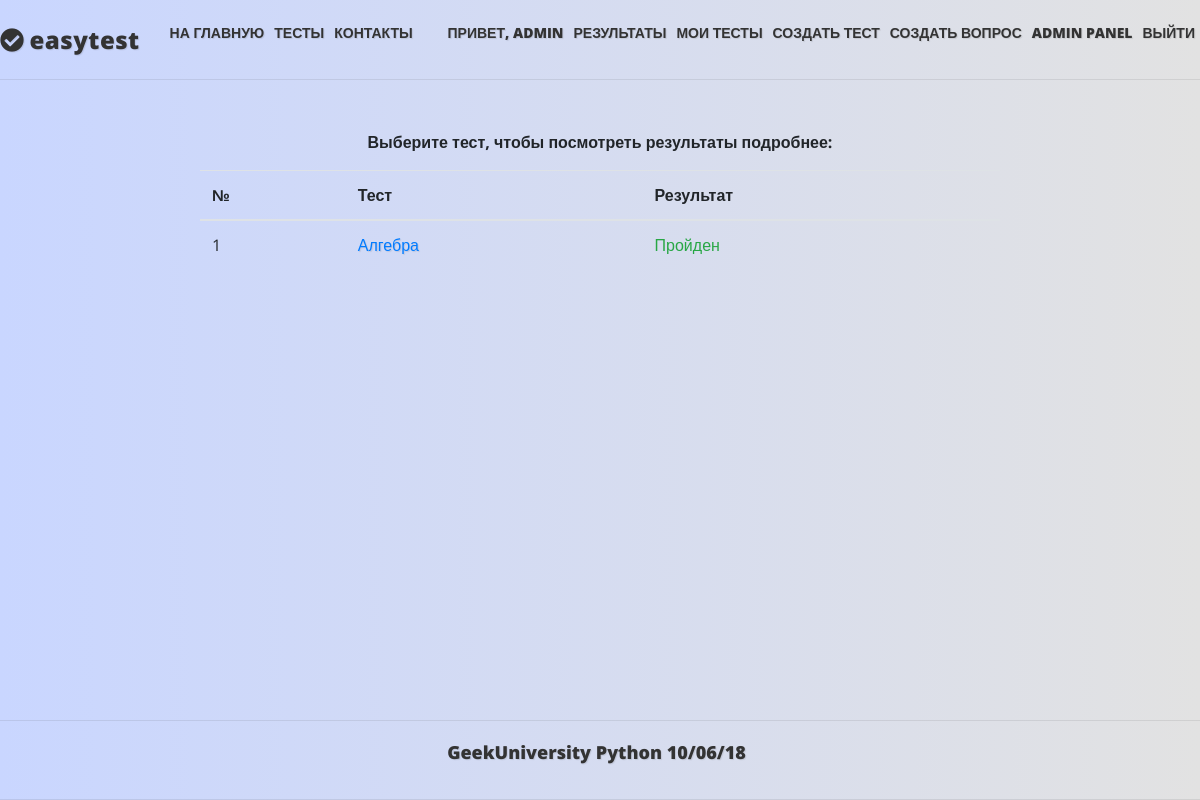
The app's page /result/ (signed in), older data.
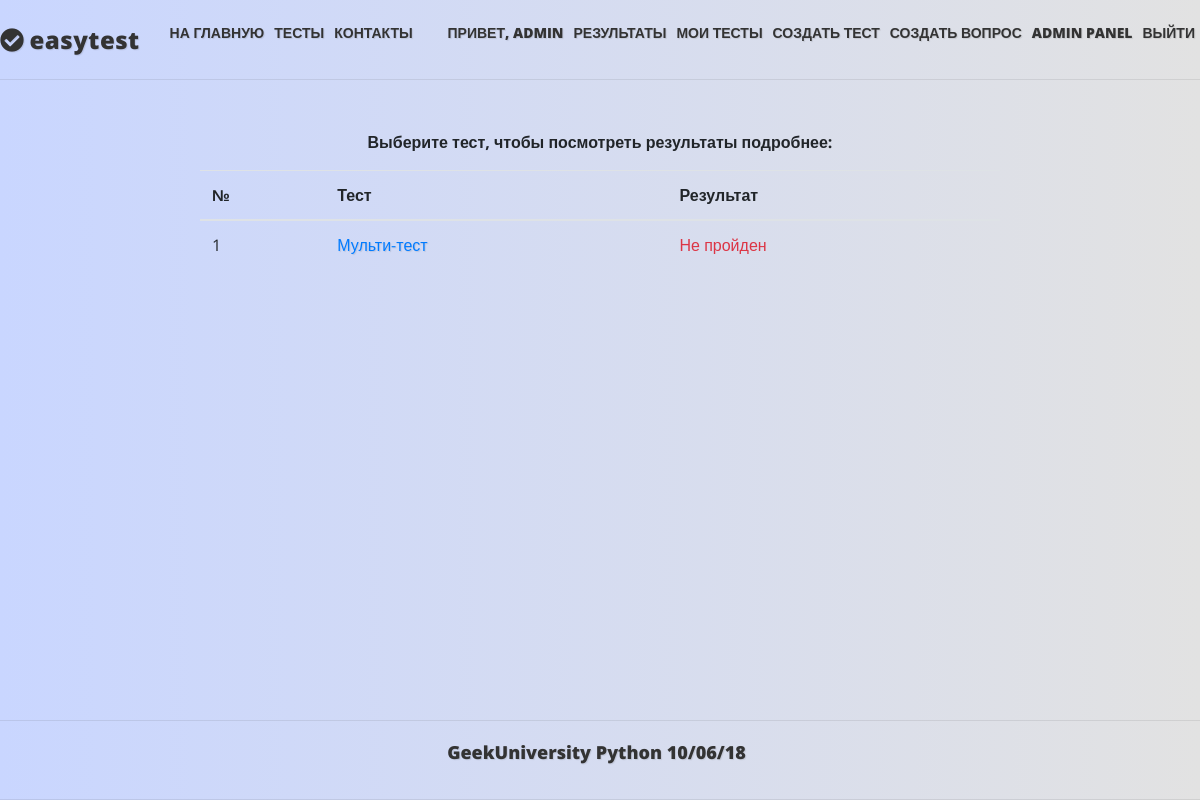
The same page, newer data.
### mainapp/models.py (models this page shows, shortened)
class Core(models.Model):
    title = models.CharField(_('title'), max_length=250, blank=True)
    description = models.TextField(_('description'), blank=True)
    sort = models.IntegerField(_('sort'), default=0, null=True, blank=True)
    active = models.BooleanField(_('active'), default=True)
    deleted = models.BooleanField(_('deleted'), default=False)
    all_objects = models.Manager()
    objects = CoreManager()
    class Meta:
        abstract = True

class Result(Core):
    class Meta:
        verbose_name = _('Результат')
        verbose_name_plural = _('Результаты')
    owner = models.ForeignKey(User, null=False, blank=True, related_name='results', on_delete=models.PROTECT)
    test = models.ForeignKey(Test, null=True, blank=True, related_name='results', on_delete=models.CASCADE)
    right_answers_count = models.PositiveIntegerField(_('right answers count'), default=0, blank=True)
    wrong_answers_count = models.PositiveIntegerField(_('wrong answers count'), default=0, blank=True)
    time = models.TimeField(_('time for test'), default=timezone.now, blank=True)
    is_test_passed = models.BooleanField(_('is test passed'), default=False)
    objects = ResultManager()

class Test(Core):
    class Meta:
        verbose_name = _('Тест')
        verbose_name_plural = _('Тесты')
    owner = models.ForeignKey(User, null=False, blank=True, related_name='tests', on_delete=models.PROTECT)
    category = models.ForeignKey(TestCategory, null=True, blank=True, on_delete=models.SET_NULL)
    keywords = models.ManyToManyField(Keyword, blank=True, related_name='tests')
    questions = models.ManyToManyField(Question, blank=True, related_name='tests')
    max_questions = models.PositiveIntegerField(_('Count questions'), default=1, blank=True)
    required_correct_answers = models.PositiveIntegerField(_('Required correct answers'), default=0, blank=True)
    time = models.TimeField(_('Max time for test'), default=datetime.time(0, 30), blank=True)
    objects = TestManager()
    TEST_TYPE_CHOICES = (
        ('th', 'teaching'),  # с цифрами (под индексом 0 в кортежах) форма создания теста не проходила, изменил на строку
        ('ex', 'exam'),
        )
    test_type = models.CharField(max_length=2, choices=TEST_TYPE_CHOICES, default='th')
    """ типы тестов - учебный и экзаменационный(на время и оценку) - это реализуем позже.
    Необходимо будет также добавить время на прохождение теста, проценты правильных ответов для разных оценок."""

### mainapp/views.py (the view)
# urls.py: path('result/', mainapp.ResultList.as_view(), name='results'),
class ResultList(LoginRequiredMixin, ListView):
    model = Result
    login_url = reverse_lazy('authapp:login')
    def get_queryset(self):
        return self.model.objects.get_results(self.request)

### mainapp/models.py (called while the page is built)
    def get_all_queryset(self):
        return CoreQuerySet(self.model)

    def get_queryset(self):
        return self.get_all_queryset()

    def get_results(self, request):
        return self.filter(owner=request.user, active=True)

### mainapp/templates/mainapp/result_list.html (shortened to what this page needs)
{% extends "base.html" %}
{% load static i18n %}
{% block content %}
        {% if object_list %}
            <b>{% trans 'Выберите тест, чтобы посмотреть результаты подробнее:' %}</b></p>
            <table class="table table_result">
                <thead>
                <tr>
                    <th>№</th>
                    <th>{% trans 'Тест' %}</th>
                    <th>{% trans 'Результат' %}</th>
                </tr>
                </thead>
                <tbody>
                {% for object in object_list %}
                    <tr>
                        <td>{{ forloop.counter }}</td>
                        <td><a href="{% url 'mainapp:result' object.test.pk %}">{{ object.test.title }}</a></td>
                        <td>
                            {% if object.is_test_passed %}<span class="text-success">{% trans 'Пройден' %}</span>
                            {% else %}<span class="text-danger">{% trans 'Не пройден' %}</span>{% endif %}
                        </td>
                    </tr>
                {% endfor %}
                </tbody>
            </table>
        {% else %}
            <p class="test_welcome">{{ user.username|upper }}, {% trans 'Вы пока не прошли ни один тест' %}</p>
            <a class="btn btn-secondary" href="{% url 'mainapp:tests' %}">{% trans 'Пройти тест' %}</a>
        {% endif %}
{% endblock content %}

### templates/base.html (shortened to what this page needs)
{% load static i18n %}
<!DOCTYPE html>
<html lang="en">
<head>
    {% block styles %}
        <link rel="stylesheet" href="https://stackpath.bootstrapcdn.com/bootstrap/4.1.3/css/bootstrap.min.css">
        <link rel="stylesheet" href= "{% static 'css/style.css' %}?v={{ VERSION }}" >
    {% endblock styles %}
    <link rel="stylesheet" href="https://use.fontawesome.com/releases/v5.4.1/css/all.css">
</head>
<body>
<div class="header">
    <div class="center_content_header">
        <div class="logo">
            <i class="fas fa-check-circle"></i>
            <a href="{% url 'mainapp:main' %}">easytest</a>
        </div>
        <div class="menu">
            <ul>
                <li><a href="{% url 'mainapp:main' %}">{% trans 'На главную'|upper %}</a></li>
                <li><a href="{% url 'mainapp:tests' %}">{% trans 'Тесты'|upper %}</a></li>
                <li><a href="#">{% trans 'КОНТАКТЫ' %}</a></li>
            </ul>
        </div>
        <div class="menu">
            <ul>
                {% if user.is_authenticated %}
                    <li><a href="{% url 'auth:edit' %}">{% trans 'Привет, '|upper %}{{ user.first_name|default:user.username|upper }}</a></li>
                    <li><a href="{% url 'mainapp:results' %}">{% trans 'Результаты'|upper %}</a></li>
                    {% if user.is_staff %}
                        <li><a href="{% url 'mainapp:tests_staff' %}">{% trans 'Мои тесты'|upper %}</a></li>
                        <li><a href="{% url 'mainapp:test_create' %}">{% trans 'Создать тест'|upper %}</a></li>
                        <li><a href="{% url 'mainapp:question_create' %}">{% trans 'Создать вопрос'|upper %}</a></li>
                        <li><a href="{% url 'admin:index' %}">{% trans 'Admin panel'|upper %}</a></li>
                    {% endif %}
                    <li><a href="{% url 'auth:logout' %}">{% trans 'Выйти'|upper %}</a></li>
                {% else %}
                    <li><a href="{% url 'auth:login' %}">{% trans 'Войти'|upper %}</a></li>
                {% endif %}
            </ul>
        </div>
    </div>
</div>
<div class="content">
    {% block content %}
    {% endblock content %}
</div>
<div class="footer">
    <p>GeekUniversity Python 10/06/18</p>
</div>
</body>
</html>

### mainapp/static/css/style.css (style rules this page uses)
* { padding: 0; margin: 0; }
body { display: flex; flex-direction: column; background: linear-gradient(to right, #c9d6ff, #e2e2e2); min-height: 100vh; font-family: 'Open Sans', Arial, sans-serif; }
.header, .footer { display: flex; min-height: 80px; border-bottom: 1px solid rgba(51, 51, 51, 0.1); justify-content: center; align-items: center; text-shadow: 1px 1px 1px rgba(0, 0, 0, .1); }
.header { margin-bottom: 50px; }
.center_content_header { display: flex; width: 1270px; justify-content: space-between; align-items: center; }
.logo { display: flex; align-items: center; font-weight: 900; padding: 0; font-size: 24px; text-shadow: 1px 1px 1px rgba(0, 0, 0, .1); letter-spacing: 0.5px; line-height: normal; color: #333333; }
.logo a { text-decoration: none; color: #333333; font-weight: 900; }
.header i { color: #333333; align-items: center; margin-right: 5px; }
.menu ul { display: flex; list-style: none; }
.menu li { padding: 0 5px; }
.menu a { text-decoration: none; color: #333333; font-weight: 900; font-size: 14px; }
.footer { border-top: 1px solid rgba(51, 51, 51, 0.1); }
.footer p { color: #333333; font-weight: 900; font-size: 18px; padding-right: 7px; }
.center, .content, .center_full { display: flex; flex-direction: column; justify-content: center; align-items: center; }
.content { flex: 1; justify-content: flex-start; }
.denied p, a { text-shadow: 1px 1px 1px rgba(0, 0, 0, .1); }
.table_result { max-width: 800px; }

Row changes from the older to the newer data that the page shows:
removed Result: test "Алгебра"
added Result: test "Мульти-тест"
